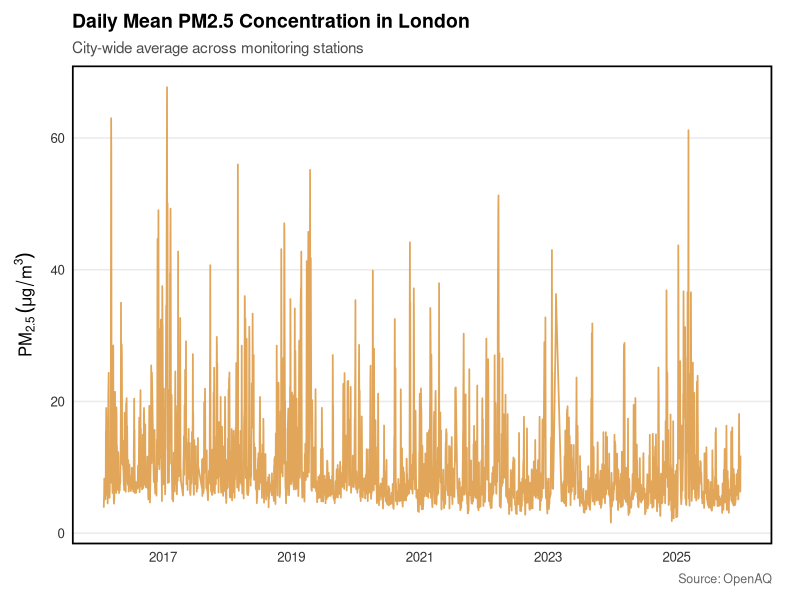
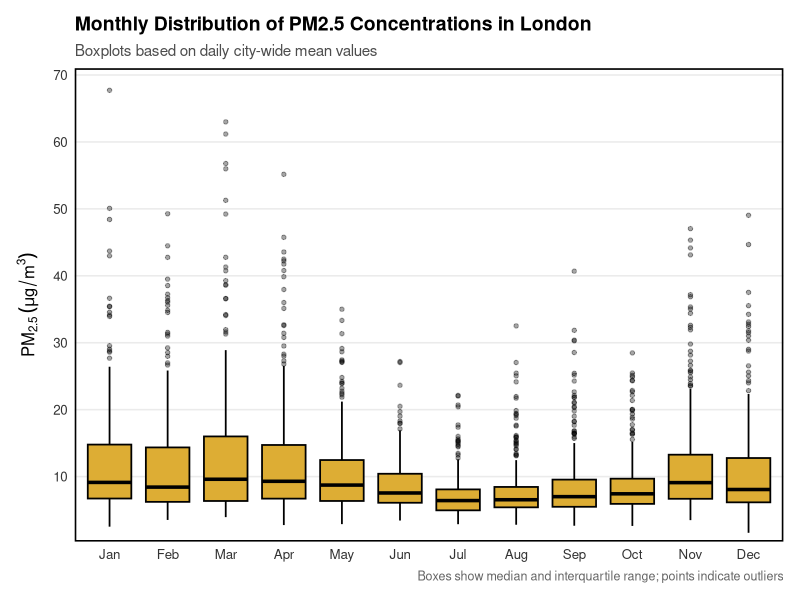
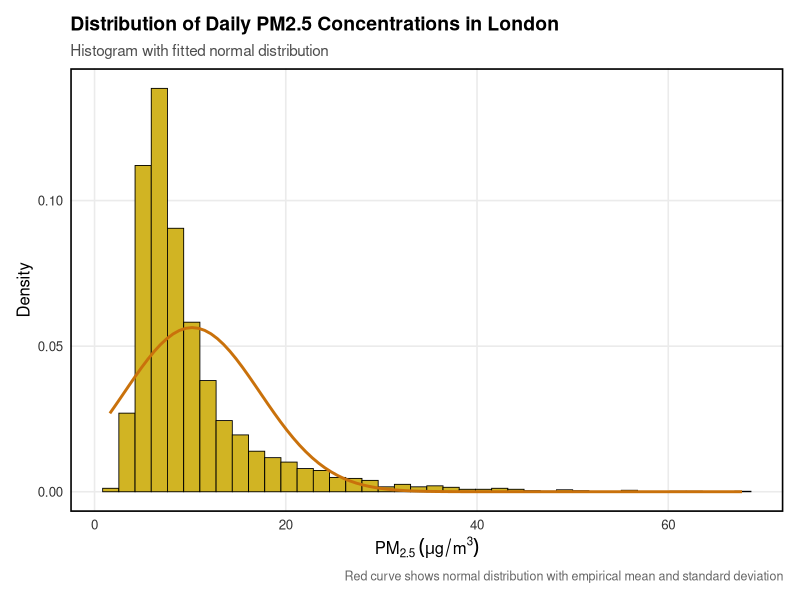
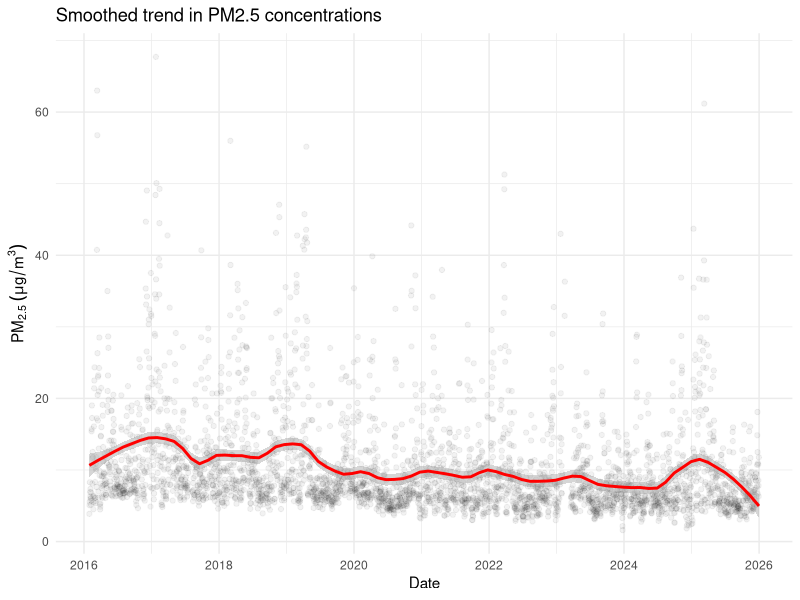
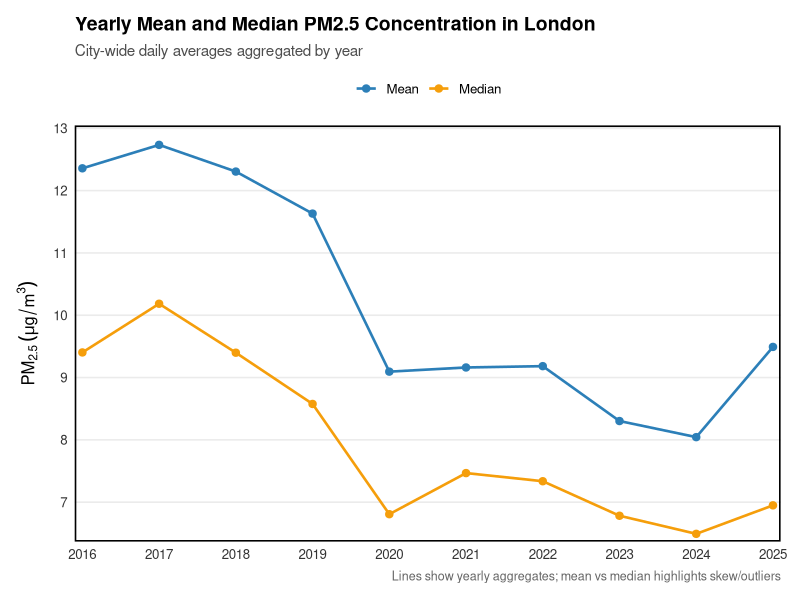
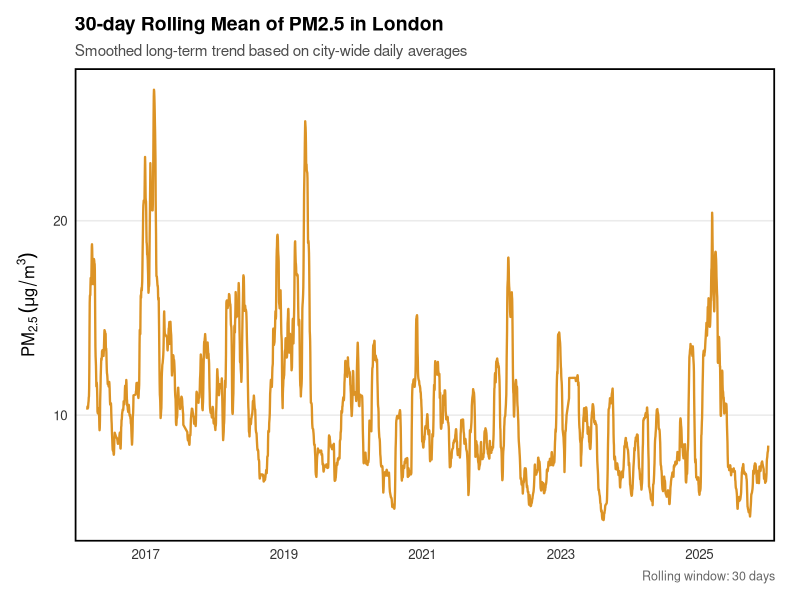

The R script that drew these images, in order:
# ============================================================
# IJC437 - Introduction to Data Science (Individual Coursework)
# Script: 03_rq1_time_trends.R
#
# Purpose:
# - Address RQ1 by characterising temporal behaviour of daily PM2.5 in London:
#   (i) short-term variability, (ii) seasonality, (iii) longer-term change.
#
# Inputs:
# - data/processed/merged_pm25_weather.csv (daily London PM2.5 + weather; produced in Script 02)
#
# Key analyses:
# 1) Visualise the full daily PM2.5 time series (Figure 1).
# 2) Quantify and visualise seasonality using monthly boxplots (Figure 2),
#    supported by a Kruskal–Wallis test across months.
# 3) Describe the distribution of daily PM2.5 (Figure 3) to assess skewness/non-normality.
# 4) Explore smoothed long-term structure using LOESS (Figure 4) and yearly mean/median trends (Figure 5),
#    with a Kruskal–Wallis test across years.
# 5) Summarise seasonality numerically (Table 2) and visualise a 30-day rolling mean (Figure 6).
# 6) Provide a monotonic trend indicator using Spearman correlation between time and PM2.5.
#
# Outputs (written to disk):
# - output/figures/Fig1_daily_pm25_timeseries.png
# - output/figures/Fig2_seasonality_monthly_boxplot.png
# - output/figures/Fig3_pm25_histogram_normal.png
# - output/figures/Fig4_loess_trend.png
# - output/figures/Fig5_yearly_trend_mean_median.png
# - output/figures/Fig6_rolling_mean_30days.png
# - output/tables/Table2_monthly_pm25_summary.csv
#
# Method notes:
# - Non-parametric tests (Kruskal–Wallis, Spearman) are used because PM2.5 is right-skewed
#   and violates Gaussian assumptions.
#
# Reproducibility notes:
# - Script writes all figures/tables to disk (no interactive steps required).
#
# ============================================================



# ==================================================
# Importing Necessary Libraries
# ==================================================
library(tidyverse)
library(lubridate)
library(readr)
library(ggplot2)
library(scales)
library(zoo)
library(dplyr)
library(forecast)
library(tidyr)



# ==================================================
# Loading Merged Data and Basic Setup
# ==================================================
out_dir_plot <- "output/figures"
out_dir_table <- "output/tables"
dir.create("output/figures", recursive = TRUE, showWarnings = FALSE)
dir.create("output/tables", recursive = TRUE, showWarnings = FALSE)


df <- read_csv("data/processed/merged_pm25_weather.csv", show_col_types = FALSE)
summary(df)
df <- df %>%
  mutate(date = as.Date(date))

df %>%
  mutate(year = year(date)) %>%
  group_by(year) %>%
  summarise(
    mean_pm25 = mean(pm25_london_mean, na.rm = TRUE),
    median_pm25 = median(pm25_london_mean, na.rm = TRUE),
    days = n(),
    .groups = "drop"
  )



# ==================================================
# Visualizations, Tables and Statistical Tests
# ==================================================

# Daily Mean PM2.5 Concentration in London
p_ts <- ggplot(df, aes(x = date, y = pm25_london_mean)) +
  geom_line(
    color = "#dd9c47",
    linewidth = 0.6,
    alpha = 0.9
  ) +
  scale_x_date(
    date_breaks = "2 years",
    date_labels = "%Y"
  ) +
  labs(
    title = "Daily Mean PM2.5 Concentration in London",
    subtitle = "City-wide average across monitoring stations",
    x = NULL,
    y = expression(PM[2.5]~(mu*g/m^3)),
    caption = "Source: OpenAQ"
  ) +
  theme_minimal(base_size = 12) +
  theme(
    plot.title = element_text(size = 14, face = "bold"),
    plot.subtitle = element_text(size = 11, color = "grey30"),
    axis.text = element_text(color = "grey20"),
    axis.title.y = element_text(margin = margin(r = 8)),
    panel.grid.minor = element_blank(),
    panel.grid.major.x = element_blank(),
    plot.caption = element_text(size = 9, color = "grey40"),
    plot.margin = margin(10, 20, 10, 10),
    panel.border = element_rect(
      colour = "black",
      fill = NA,
      linewidth = 1.2
    ),
  )

ggsave(
  filename = file.path(out_dir_plot, "Fig1_daily_pm25_timeseries.png"),
  plot = p_ts,
  width = 11,
  height = 4.5,
  dpi = 300
)


# Monthly Distribution of PM2.5 Concentrations in London
p_month_box <- df %>%
  mutate(month = month(date, label = TRUE, abbr = TRUE)) %>%
  ggplot(aes(x = month, y = pm25_london_mean)) +
  geom_boxplot(
    fill = "#ddad34",
    color = "black",
    linewidth = 0.6,
    outlier.alpha = 0.35,
    outlier.size = 1.2
  ) +
  scale_y_continuous(
    breaks = pretty_breaks(n = 6),
    expand = expansion(mult = c(0.02, 0.05))
  ) +
  labs(
    title = "Monthly Distribution of PM2.5 Concentrations in London",
    subtitle = "Boxplots based on daily city-wide mean values",
    x = NULL,
    y = expression(PM[2.5]~(mu*g/m^3)),
    caption = "Boxes show median and interquartile range; points indicate outliers"
  ) +
  theme_minimal(base_size = 12) +
  theme(
    plot.title = element_text(size = 14, face = "bold"),
    plot.subtitle = element_text(size = 11, color = "grey30"),
    axis.text = element_text(color = "grey20"),
    axis.title.y = element_text(margin = margin(r = 8)),
    panel.grid.major.x = element_blank(),
    panel.grid.minor = element_blank(),

    panel.border = element_rect(
      colour = "black",
      fill = NA,
      linewidth = 1.1
    ),

    plot.caption = element_text(size = 9, color = "grey40"),
    plot.margin = margin(12, 12, 12, 12)
  )

ggsave(
  filename = file.path(out_dir_plot, "Fig2_seasonality_monthly_boxplot.png"),
  plot = p_month_box,
  width = 8.5,
  height = 4.8,
  dpi = 300
)

# Statistical Analysis: Seasonality Kruskal–Wallis test (Month vs PM2.5)
# Non-parametric test used because PM2.5 is skewed and groups are not assumed normal.
df_rq1_kw <- df %>%
  mutate(month = month(date, label = TRUE, abbr = TRUE)) %>%
  select(pm25_london_mean, month) %>%
  filter(!is.na(pm25_london_mean))


kw_month <- kruskal.test(pm25_london_mean ~ month, data = df_rq1_kw)
kw_month

# =========================================================
# Output:
#
#        Kruskal-Wallis rank sum test
#
# data:  pm25_london_mean by month
# Kruskal-Wallis chi-squared = 274.69, df = 11, p-value < 2.2e-16
# 
# =========================================================



# Distribution of Daily PM2.5 Concentrations in London - Histogram
mu <- mean(df$pm25_london_mean, na.rm = TRUE)
sigma <- sd(df$pm25_london_mean, na.rm = TRUE)

p_hist <- ggplot(df, aes(x = pm25_london_mean)) +
  geom_histogram(
    aes(y = after_stat(density)),
    bins = 40,
    fill = "#d1b423",
    color = "black",
    linewidth = 0.3
  ) +
  stat_function(
    fun = dnorm,
    args = list(mean = mu, sd = sigma),
    color = "#c9710b",
    linewidth = 1
  ) +
  labs(
    title = "Distribution of Daily PM2.5 Concentrations in London",
    subtitle = "Histogram with fitted normal distribution",
    x = expression(PM[2.5]~(mu*g/m^3)),
    y = "Density",
    caption = "Red curve shows normal distribution with empirical mean and standard deviation"
  ) +
  theme_minimal(base_size = 12) +
  theme(
    plot.title = element_text(size = 14, face = "bold"),
    plot.subtitle = element_text(size = 11, color = "grey30"),
    axis.text = element_text(color = "grey20"),
    panel.grid.minor = element_blank(),

    panel.border = element_rect(
      colour = "black",
      fill = NA,
      linewidth = 1.1
    ),

    plot.caption = element_text(size = 9, color = "grey40"),
    plot.margin = margin(12, 12, 12, 12)
  )

ggsave(
  filename = file.path(out_dir_plot, "Fig3_pm25_histogram_normal.png"),
  plot = p_hist,
  width = 8,
  height = 4.8,
  dpi = 300
)



# Smoothed trend in PM2.5 concentrations
p_loess <- ggplot(df, aes(date, pm25_london_mean)) +
  geom_point(alpha = 0.05) +
  geom_smooth(method = "loess", span = 0.2, color = "red") +
  labs(
    title = "Smoothed trend in PM2.5 concentrations",
    x = "Date",
    y = expression(PM[2.5]~(mu*g/m^3))
  ) +
  theme_minimal()

ggsave(
  file.path(out_dir_plot, "Fig4_loess_trend.png"),
  p_loess, width = 8, height = 4, dpi = 300
)


# Yearly Mean and Median PM2.5 Concentration in London
yearly_pm25 <- df %>%
  mutate(year = year(date)) %>%
  group_by(year) %>%
  summarise(
    mean_pm25   = mean(pm25_london_mean, na.rm = TRUE),
    median_pm25 = median(pm25_london_mean, na.rm = TRUE),
    .groups = "drop"
  )

yearly_long <- yearly_pm25 %>%
  pivot_longer(
    cols = c(mean_pm25, median_pm25),
    names_to = "statistic",
    values_to = "pm25"
  ) %>%
  mutate(
    statistic = recode(
      statistic,
      mean_pm25   = "Mean",
      median_pm25 = "Median"
    )
  )

p_year <- ggplot(yearly_long, aes(x = year, y = pm25, group = statistic, color = statistic)) +
  geom_line(linewidth = 0.9) +
  geom_point(size = 2.2) +
  scale_x_continuous(
    breaks = yearly_pm25$year,
    expand = c(0.01, 0.01)
  ) +
  scale_y_continuous(
  breaks = scales::pretty_breaks(n = 6),
  expand = expansion(mult = c(0.02, 0.05))
  )+
  scale_color_manual(values = c("Mean" = "#2C7FB8", "Median" = "#F59E0B")) +
  labs(
    title = "Yearly Mean and Median PM2.5 Concentration in London",
    subtitle = "City-wide daily averages aggregated by year",
    x = NULL,
    y = expression(PM[2.5]~(mu*g/m^3)),
    color = NULL,
    caption = "Lines show yearly aggregates; mean vs median highlights skew/outliers"
  ) +
  theme_minimal(base_size = 12) +
  theme(
    plot.title = element_text(size = 14, face = "bold"),
    plot.subtitle = element_text(size = 11, color = "grey30"),
    axis.text = element_text(color = "grey20"),
    axis.title.y = element_text(margin = margin(r = 8)),
    panel.grid.minor = element_blank(),
    panel.grid.major.x = element_blank(),

    panel.border = element_rect(colour = "black", fill = NA, linewidth = 1.1),

    legend.position = "top",
    legend.direction = "horizontal",
    plot.caption = element_text(size = 9, color = "grey40"),
    plot.margin = margin(12, 14, 12, 12)
  )

ggsave(
  filename = file.path(out_dir_plot, "Fig5_yearly_trend_mean_median.png"),
  plot = p_year,
  width = 8,
  height = 4.5,
  dpi = 300
)


# Statistical Analysis: Long-Term Differences in PM2.5 Levels Across Years
df %>%
  mutate(year = year(date)) %>%
  kruskal.test(pm25_london_mean ~ year, data = .)

# =========================================================
# Output:
#
#        Kruskal-Wallis rank sum test
#
# data:  pm25_london_mean by year
# Kruskal-Wallis chi-squared = 361.93, df = 9, p-value < 2.2e-16
# =========================================================



# Monthly Summary
monthly_summary <- df %>%
  mutate(month = month(date, label = TRUE, abbr = TRUE)) %>%
  group_by(month) %>%
  summarise(
    mean_pm25   = mean(pm25_london_mean, na.rm = TRUE),
    median_pm25 = median(pm25_london_mean, na.rm = TRUE),
    sd_pm25     = sd(pm25_london_mean, na.rm = TRUE),
    iqr_pm25    = IQR(pm25_london_mean, na.rm = TRUE),
    n_days      = sum(!is.na(pm25_london_mean)),
    .groups = "drop"
  )

write_csv(
  monthly_summary,
  file.path(out_dir_table, "Table2_monthly_pm25_summary.csv")
)

# Rolling mean smooths short-term noise to reveal slower-moving changes beyond seasonality.
# 30-day Rolling Mean of PM2.5 in London
df <- df %>%
  arrange(date) %>%
  mutate(
    pm25_roll30 = rollmean(
      pm25_london_mean,
      k = 30,
      fill = NA,
      align = "right"
    )
  )

p_roll <- ggplot(df, aes(x = date, y = pm25_roll30)) +
  geom_line(
    color = "#da8d1a",
    linewidth = 0.8,
    alpha = 0.95
  ) +
  scale_x_date(
    date_breaks = "2 years",
    date_labels = "%Y",
    expand = c(0.01, 0.01)
  ) +
  labs(
    title = "30-day Rolling Mean of PM2.5 in London",
    subtitle = "Smoothed long-term trend based on city-wide daily averages",
    x = NULL,
    y = expression(PM[2.5]~(mu*g/m^3)),
    caption = "Rolling window: 30 days"
  ) +
  theme_minimal(base_size = 12) +
  theme(
    plot.title = element_text(size = 14, face = "bold"),
    plot.subtitle = element_text(size = 11, color = "grey30"),
    axis.text = element_text(color = "grey20"),
    axis.title.y = element_text(margin = margin(r = 8)),
    panel.grid.minor = element_blank(),
    panel.grid.major.x = element_blank(),

    panel.border = element_rect(
      colour = "black",
      fill = NA,
      linewidth = 1.2
    ),

    plot.caption = element_text(size = 9, color = "grey40"),
    plot.margin = margin(12, 18, 12, 12)
  )

ggsave(
  filename = file.path(out_dir_plot, "Fig6_rolling_mean_30days.png"),
  plot = p_roll,
  width = 11,
  height = 4.5,
  dpi = 300
)



# Statistical Analysis: Spearman correlation between Time and PM2.5
df_spear <- df %>%
  select(date, pm25_london_mean) %>%
  filter(!is.na(date), !is.na(pm25_london_mean)) %>%
  mutate(time_num = as.numeric(date)) 

spear_res <- cor.test(
  x = df_spear$time_num,
  y = df_spear$pm25_london_mean,
  method = "spearman",
  exact = FALSE
)

spear_res
# Spearman captures monotonic time association without assuming linearity or normality.
# =========================================================
# Output:
#
#        Spearman's rank correlation rho
#
# data:  df_spear$time_num and df_spear$pm25_london_mean
# S = 9017942471, p-value < 2.2e-16
# alternative hypothesis: true rho is not equal to 0
# sample estimates:
#        rho
# -0.3009894
# =========================================================
